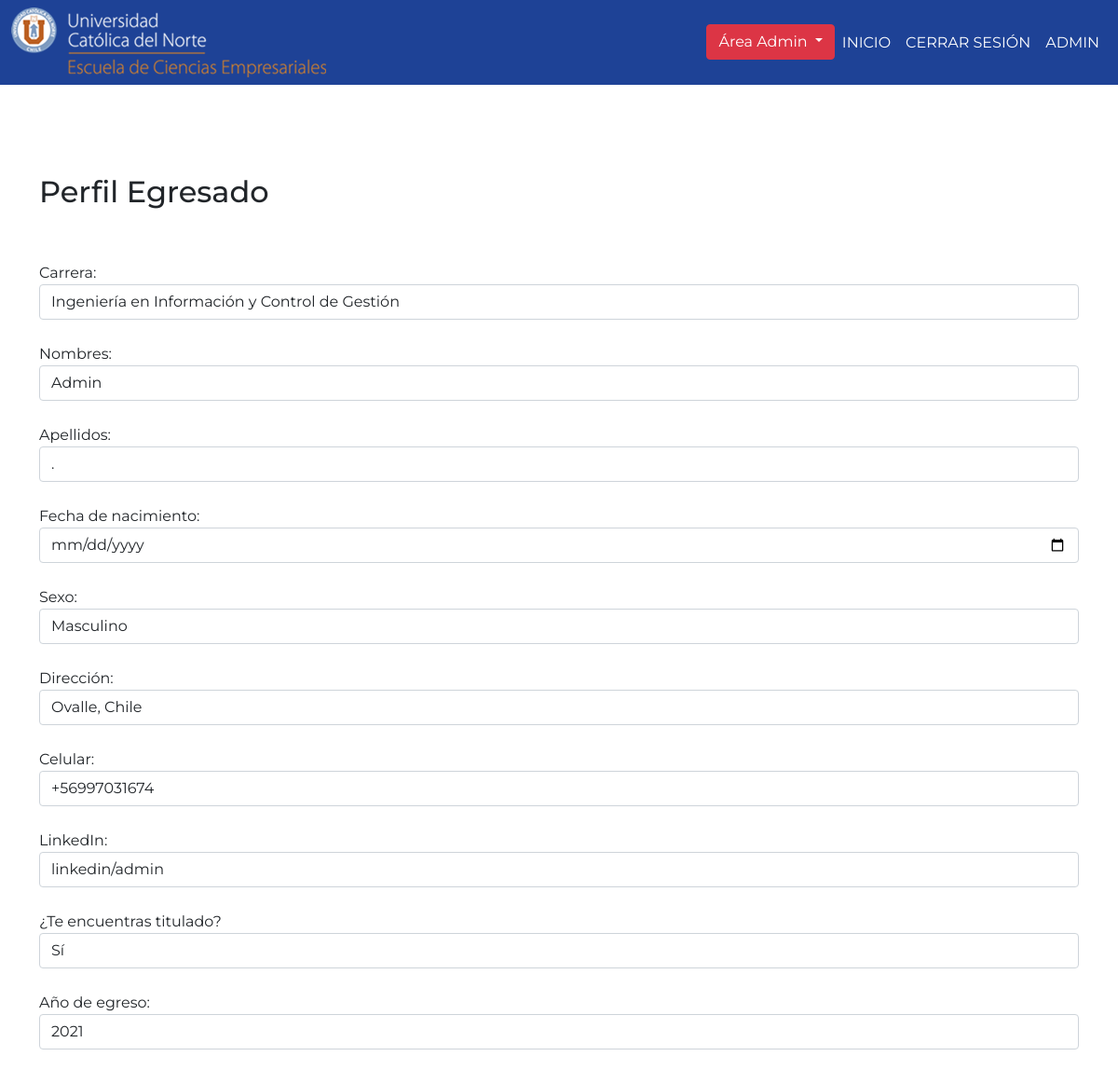
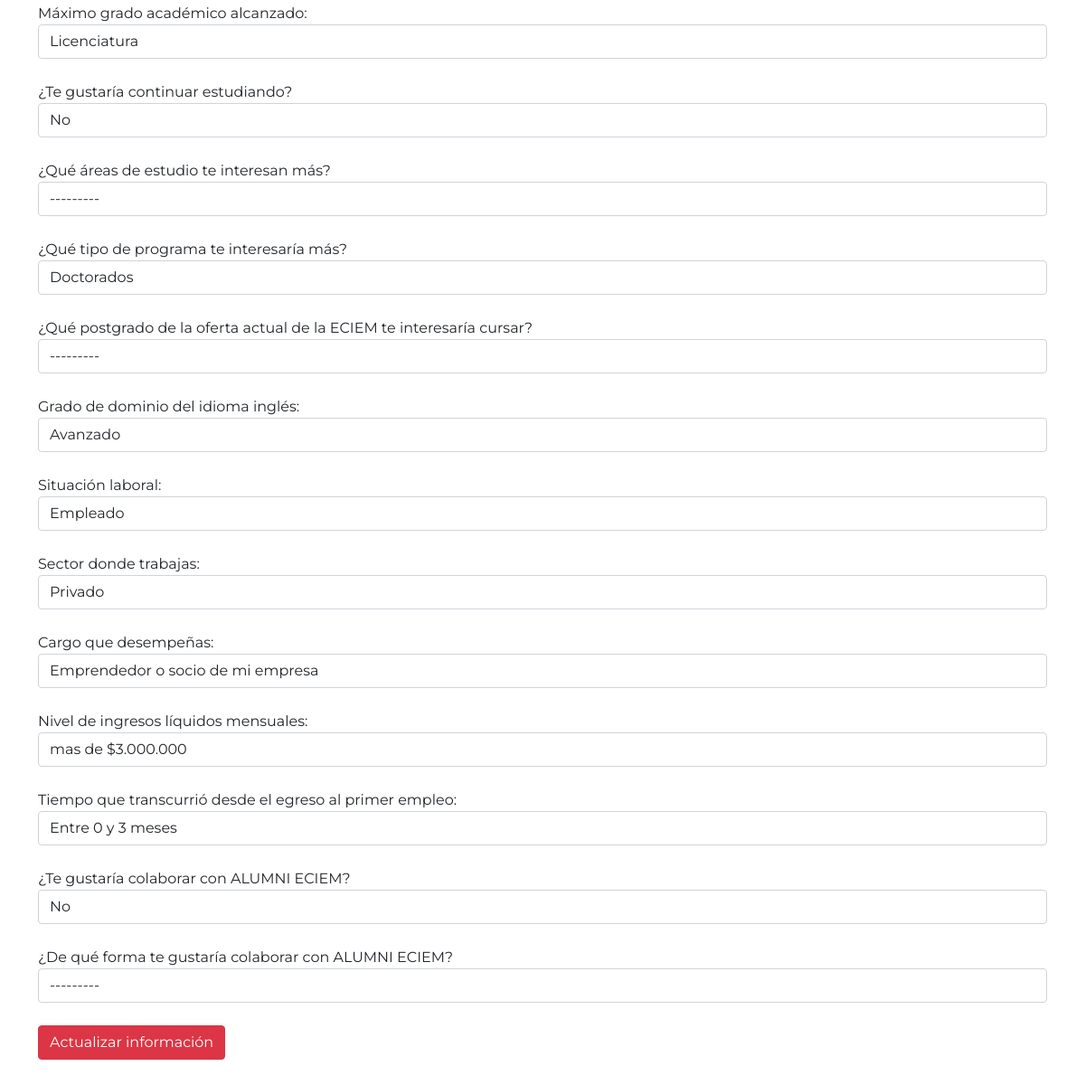
Page /perfil (signed in) on the committed database (2 pictures, top to bottom).
### table/models.py (models this page shows, shortened)
class Profile(models.Model):
    user = models.OneToOneField(User, on_delete=models.CASCADE)
    nombres = models.CharField(max_length=200, null=True)
    apellidos = models.CharField(max_length=200, null=True)
    fecha_nacimiento = models.DateField(null=True)
    carrera = models.CharField(max_length=200, choices=CARRERA_CHOICES, null=True, blank= True)
    lat = models.CharField(max_length=300, null=True, blank= True)
    lng = models.CharField(max_length=300, null=True, blank= True)
    ciudad = models.CharField(max_length=300, null=True, blank= True)
    situacion_laboral = models.CharField(max_length=200,verbose_name="Situación Laboral",choices=SITUACION_LABORAL_CHOICES, null=True, blank= True)
    direccion = models.CharField(max_length=300, null=True, blank= True)
    linkedin = models.CharField(max_length=200, null=True, blank= True)
    sexo = models.CharField(max_length=1, choices=SEXO_CHOICES, null=True, blank=True)
    celular = PhoneNumberField(null=True,blank=True)
    cargo_actual = models.CharField(max_length=200,choices=CARGO_ACTUAL_CHOICES,null=True)
    dominio_ingles = models.CharField(max_length=200, choices=NIVEL_INGLES_CHOICES,null=True)
    titulado = models.CharField(max_length=200,null=True,choices=TITULADO_CHOICES)
    grado_maximo = models.CharField(max_length=200,null=True,choices=GRADO_MAXIMO_CHOICES)
    sector_trabajo = models.CharField(max_length=200,null=True,choices=SECTOR_TRABAJO_CHOICES)
    fecha_egreso = models.IntegerField(null=True, blank=True)
    programas_interes = models.CharField(max_length=200,verbose_name="Programas Interés",null=True, blank=True, choices= PROGRAMAS_INTERES_CHOICES)
    ingresos = models.CharField(max_length=200, null=True, blank=True, choices=INGRESOS_CHOICES)
    primer_empleo = models.CharField(max_length=200, null=True, blank=True, choices=PRIMER_EMPLEO_CHOICES)
    continuidad_estudios = models.CharField(max_length=200, null=True, blank=True, choices=CONTINUIDAD_ESTUDIOS_CHOICES)
    oferta_eciem = models.CharField(max_length=200, null=True, blank=True, choices=OFERTA_ECIEM_CHOICES)
    interes_colaboracion = models.CharField(max_length=200, null=True, blank=True, choices=INTERES_COLABORACION_CHOICES)
    tipo_colaboracion = models.CharField(max_length=200, null=True, blank=True, choices=TIPO_COLABORACION_CHOICES)
    area_interes = models.CharField(max_length=200, null=True,verbose_name="Área Interés", choices=AREAS_INTERES_CHOICES)
    class Meta:
        verbose_name = "Perfil"
        verbose_name_plural = "Perfiles"

### table/views.py (the view)
# urls.py: path('perfil', views.profile, name="profile"),
@login_required()
def profile(request):
    if request.method == "POST":
        form_u = UserUpdateForm(request.POST,instance=request.user)
        form_p = ProfileUpdateForm(request.POST,instance=request.user.profile)
        if form_u.is_valid() and form_p.is_valid():
            form_u.save()
            form_p.save()
            messages.success(request,"Perfil Actualizado!")
            return redirect('profile')
    else:
        form_u = UserUpdateForm(instance=request.user)
        form_p = ProfileUpdateForm(instance=request.user.profile)
    context = {
            'form_u':form_u,
            'form_p':form_p,
            }
    return render(request,"profile.html", context)

### table/forms.py
class UserUpdateForm(forms.ModelForm):
    class Meta:
        model = User
        fields = ['username','email']
        widgets = {
            'username': forms.HiddenInput(),
            'email': forms.HiddenInput(),
        }

### table/templates/profile.html (shortened to what this page needs)
{% extends 'base3.html' %}
{% block content %}
<div class="container">
<h2>Perfil Egresado</h2>
<br><br>
<form method="POST">
	{{form_p.as_p}}
<button class="btn btn-danger" type="submit">Actualizar información</button>
</div>
    {% load static %}
    {% load static %}
    {% load static %}
{% endblock %}

### table/templates/base3.html (shortened to what this page needs)
{% load static %}
<!DOCTYPE html>
<html lang="en">
<head>
    <link href="https://cdn.jsdelivr.net/npm/bootstrap@5.0.2/dist/css/bootstrap.min.css" rel="stylesheet"
>
    <link rel="stylesheet" href="{% static 'css/estilo-inicio copy.css' %}">
    <link rel="stylesheet" href="{% static 'css/bolsa_laboral.css' %}" <link rel="stylesheet"
        href="{% static 'css/perfil.css'%}">
    <link rel="stylesheet" href="https://cdnjs.cloudflare.com/ajax/libs/font-awesome/6.2.0/css/all.min.css"
 />
        <link href="https://cdn.jsdelivr.net/npm/bootstrap@5.0.0/dist/css/bootstrap.min.css" rel="stylesheet" >
</head>
<body>
    <nav class="navbar navbar-custom navbar-expand-lg mb-4">
        <br><br><br>
        <div class="container-fluid">
          <img src="{% static 'img/Logo.png' %}" alt="">
          <div class="collapse navbar-collapse" id="navbarNav">
            <ul class="navbar-nav ms-auto">
        {% if user.is_superuser %}
    <div class="dropdown">
        <button class="btn btn-danger dropdown-toggle" type="button" id="dropdownMenuButton1" data-bs-toggle="dropdown" aria-expanded="false">
          Área Admin
        </button>
      </div>
        {% endif %}
              {% if user.is_superuser %}
              <li class="nav-item">
                <a class="nav-link active" aria-current="page" href="{% url 'area_admin' %}">INICIO</a>
              </li>
              {% else %}
              <li class="nav-item">
                <a class="nav-link active" aria-current="page" href="{% url 'area_alumni' %}">INICIO</a>
              </li>
              {% endif %}
              <li class="nav-item">
                <a class="nav-link" href="{% url 'logout' %}">CERRAR SESIÓN</a>
              </li>
              <li class="nav-item">
                <a class="nav-link" href="#">{{user.username}}</a>
              </li>
            </ul>
          </div>
        </div>
      </nav>
<br><br><br>
    {% block content %}
    {% endblock content %}
    <br><br><br><br><br>
    {% load static %}
</body>
</html>

### static/css/estilo-inicio copy.css (style rules this page uses)
* { margin: 0; padding: 0; box-sizing: border-box; font-family: 'Montserrat'; }
html { min-height: 100%; scroll-behavior: smooth; }
.nav-link { text-transform: uppercase; color: #ffff !important; }
.form-control { margin-bottom: 25px !important; display: grid !important; }

### static/css/bolsa_laboral.css (style rules this page uses)
body { background: white; }

### table/templates/base3.html (style rules this page uses)
.navbar-custom { background-color: #1e4296; color: black; }

### rows in the picture
Profile: carrera "Ingeniería en Información y Control de Gestión", nombres "Admin", apellidos ".", sexo "Masculino", direccion "Ovalle, Chile", celular "+56997031674", linkedin "linkedin/admin", titulado "Sí", fecha_egreso "2021", grado_maximo "Licenciatura", continuidad_estudios "No", area_interes "---------", programas_interes "Doctorados", oferta_eciem "---------", dominio_ingles "Avanzado", situacion_laboral "Empleado", sector_trabajo "Privado", cargo_actual "Emprendedor o socio de mi empresa", ingresos "mas de $3.000.000", primer_empleo "Entre 0 y 3 meses", interes_colaboracion "No", tipo_colaboracion "---------"

### other values in the picture
{{ user.username }} "ADMIN"
